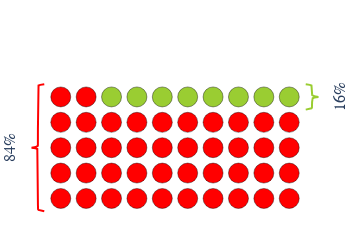

Notebook code for this chart:
### Code cell
val_freq_plot(expt3_materials_forChi, 'louise_shopping', 'pos_mat', expt3,
                  10,
#                   title= str(mat+" "+cond), 
                  x_block_size=10, 
                  y_block_size=10, 
                  gap_size=0.5, 
                  w=35, 
                  h=45,
                  brace_space_left=-0.3,
                  brace_space_right=.5)

### Figure 1 — Plotly figure (JSON) as saved in the notebook; plotly's stock layout.template omitted (floating-point values rounded to 4 significant figures; data arrays with more than 128 entries replaced by an {"elided": "..."} marker saying what was removed)
{"data": [{"hoverinfo": "text", "hovertext": ["The money has not been paid.", "Louise is mugged at the ATM", "Her credit card disappears in<br>the ATM machine", "Some one robs her", "Instead if euros the ATM spits<br>out dollars", "The money blows away", "she goes to draw money from<br>the ATM and has no money", "The ATM swallows her card.", "The ATM ate her card.", "The store is closed when she<br>gets there", "She gets robbed", "she had less money in her<br>account than expected", "The ATM swallows her card and<br>she is unable to take out the<br>money", "Upon withdrawing money from<br>the ATM she finds she has no<br>money left in her account the<br>rest of her money has<br>disappeared and she has to<br>contact her bank.", "She gets mugged on the way to<br>the store and all her money is<br>stolen. She will never own a<br>Gucci bag now. It's very sad.", "She went into the shop and<br>tried to purchase those<br>ridiculous baggy short<br>trousers that are all the rage<br>among hipsters these days.<br>However, upon arriving at the<br>counter to pay, she was<br>intercepted by the Gardai and<br>arrested for crimes against<br>common decency and spent the<br>next 15 years in Portlaoise<br>prison being flogged 5 times a<br>day with a pair of 1970s<br>original Levi Strauss flares.", "Gets mugged", "Louise goes to the expensive<br>clothes shop and she spends a<br>lot of time looking around but<br>doesn't actually buy anything<br>because there is nothing she<br>likes.", "She can't find anything she<br>wants to buy.", "She spends it all", "An unexpected bill has been<br>taken out of her account and<br>her balance is much lower than<br>she thought it would be.", "She gets mugged and they take<br>all her money", "She has less money in her bank<br>account than she thought", "The ATM is actually a<br>transformer and shoots her", "She loses the money", "It did not issue her her<br>money.", "There is not enough money in<br>her account.", "She spent all of her pay raise<br>at the expensive clothing<br>stores.", "Her paycheck hadn't been<br>adjusted for her pay raise", "The machine doesnt give her<br>the right money", "She withdrew false currency.", "She does not buy anything from<br>this shop.", "There was not enough money in<br>her account to withdraw", "the shop doesnt take cash", "Her balance was zero at the<br>ATM", "She forgets her bank card in<br>the ATM.", "the store is closed", "Her handbag was stolen", "the shop is closed", "The atm didn't work", "Her pay rise doesn't register<br>on her account.", "The ATM said her balance was<br>$0"], "marker": {"color": "red", "line": {"color": "black", "width": 0.4}, "size": 20, "symbol": "circle"}, "mode": "markers", "name": "neg (42.0)", "type": "scatter", "x": [0, 1, 2, 3, 4, 5, 6, 7, 8, 9, 0, 1, 2, 3, 4, 5, 6, 7, 8, 9, 0, 1, 2, 3, 4, 5, 6, 7, 8, 9, 0, 1, 2, 3, 4, 5, 6, 7, 8, 9, 0, 1], "y": [0, 0, 0, 0, 0, 0, 0, 0, 0, 0, 1, 1, 1, 1, 1, 1, 1, 1, 1, 1, 2, 2, 2, 2, 2, 2, 2, 2, 2, 2, 3, 3, 3, 3, 3, 3, 3, 3, 3, 3, 4, 4]}, {"hoverinfo": "text", "hovertext": ["She got more money out of the<br>ATM than she asked for.", "Louise realises expensive<br>clothes are a rip off and<br>decides to save her money<br>instead, apart from a small<br>treat at Primark for doing so<br>well.", "she had more money in her<br>account than expected", "The expensive store she visits<br>is having a sale and she<br>manages to find a boat load of<br>bargains.", "there was more money than<br>expected in the atm", "She decides to save her money<br>and go for a KFC instead", "They had a sale on.", "She gets more money than<br>expected"], "marker": {"color": "yellowgreen", "line": {"color": "black", "width": 0.4}, "size": 20, "symbol": "circle"}, "mode": "markers", "name": "pos (8.0)", "type": "scatter", "x": [2, 3, 4, 5, 6, 7, 8, 9], "y": [4, 4, 4, 4, 4, 4, 4, 4]}, {"line": {"color": "red"}, "mode": "lines", "type": "scatter", "x": {"elided": "201 float values"}, "y": {"elided": "201 float values"}}, {"line": {"color": "yellowgreen"}, "mode": "lines", "type": "scatter", "x": [9.65, 9.809, 9.876, 9.895, 9.899, 9.9, 9.9, 9.9, 9.9, 9.9, 9.9, 9.9, 9.9, 9.9, 9.9, 9.9, 9.901, 9.905, 9.924, 9.991, 10.15, 9.991, 9.924, 9.905, 9.901, 9.9, 9.9, 9.9, 9.9, 9.9, 9.9, 9.9, 9.9, 9.9, 9.9, 9.9, 9.899, 9.895, 9.876, 9.809, 9.65], "y": [3.5, 3.525, 3.55, 3.575, 3.6, 3.625, 3.65, 3.675, 3.7, 3.725, 3.75, 3.775, 3.8, 3.825, 3.85, 3.875, 3.9, 3.925, 3.95, 3.975, 4, 4.025, 4.05, 4.075, 4.1, 4.125, 4.15, 4.175, 4.2, 4.225, 4.25, 4.275, 4.3, 4.325, 4.35, 4.375, 4.4, 4.425, 4.45, 4.475, 4.5]}], "layout": {"annotations": [{"font": {"family": "Arial", "size": 16}, "showarrow": false, "text": "84%", "textangle": -90, "x": -2, "y": 2}, {"font": {"family": "Arial", "size": 16}, "showarrow": false, "text": "16%", "textangle": -90, "x": 11, "y": 4}], "height": 225, "margin": {"b": 0, "l": 0, "r": 0, "t": 30}, "paper_bgcolor": "rgba(255,255,255,1)", "plot_bgcolor": "rgba(0,0,0,0)", "showlegend": false, "title": {"text": ""}, "width": 350, "xaxis": {"scaleanchor": "y", "scaleratio": 1, "showgrid": false, "showline": false, "showticklabels": false, "visible": false, "zeroline": false}, "yaxis": {"constrain": "domain", "range": [-1, 6], "showgrid": false, "showline": false, "showticklabels": false, "visible": false, "zeroline": false}}}
